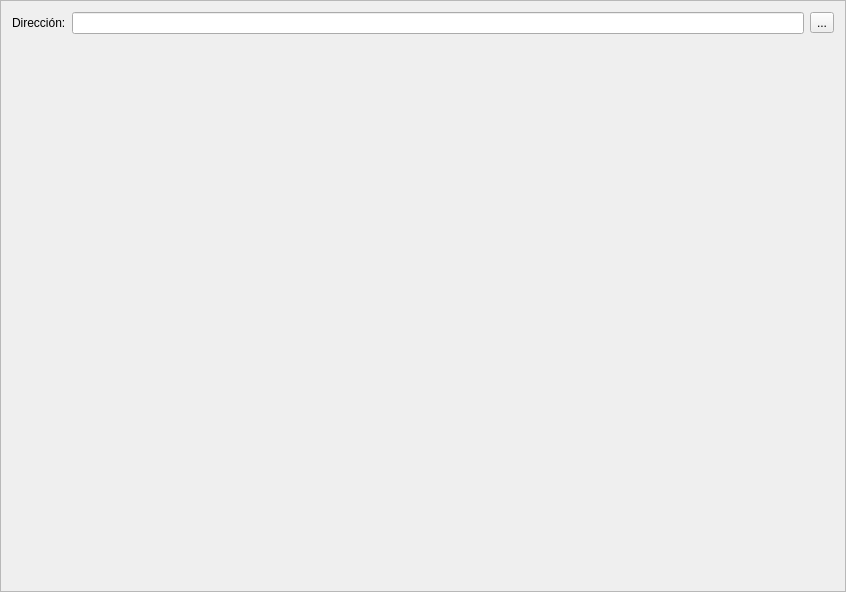
<?xml version="1.0" encoding="UTF-8"?>
<ui version="4.0">
 <class>ReceiveFrame</class>
 <widget class="QFrame" name="ReceiveFrame">
  <property name="geometry">
   <rect>
    <x>0</x>
    <y>0</y>
    <width>846</width>
    <height>592</height>
   </rect>
  </property>
  <property name="windowTitle">
   <string>Marco</string>
  </property>
  <property name="frameShape">
   <enum>QFrame::StyledPanel</enum>
  </property>
  <property name="frameShadow">
   <enum>QFrame::Raised</enum>
  </property>
  <layout class="QVBoxLayout" name="verticalLayout">
   <item>
    <layout class="QHBoxLayout" name="horizontalLayout">
     <item>
      <widget class="QLabel" name="label">
       <property name="text">
        <string>Dirección:</string>
       </property>
      </widget>
     </item>
     <item>
      <widget class="QLineEdit" name="m_addressEdit">
       <property name="readOnly">
        <bool>true</bool>
       </property>
      </widget>
     </item>
     <item>
      <widget class="QToolButton" name="m_copyButton">
       <property name="text">
        <string>...</string>
       </property>
       <property name="icon">
        <iconset resource="../../resources.qrc">
         <normaloff>:/icons/copy</normaloff>:/icons/copy</iconset>
       </property>
      </widget>
     </item>
    </layout>
   </item>
   <item>
    <spacer name="verticalSpacer">
     <property name="orientation">
      <enum>Qt::Vertical</enum>
     </property>
     <property name="sizeHint" stdset="0">
      <size>
       <width>20</width>
       <height>40</height>
      </size>
     </property>
    </spacer>
   </item>
  </layout>
 </widget>
 <resources>
  <include location="../../resources.qrc"/>
 </resources>
 <connections>
  <connection>
   <sender>m_copyButton</sender>
   <signal>clicked()</signal>
   <receiver>ReceiveFrame</receiver>
   <slot>copyAddress()</slot>
   <hints>
    <hint type="sourcelabel">
     <x>818</x>
     <y>26</y>
    </hint>
    <hint type="destinationlabel">
     <x>422</x>
     <y>295</y>
    </hint>
   </hints>
  </connection>
 </connections>
 <slots>
  <slot>copyAddress()</slot>
 </slots>
</ui>
